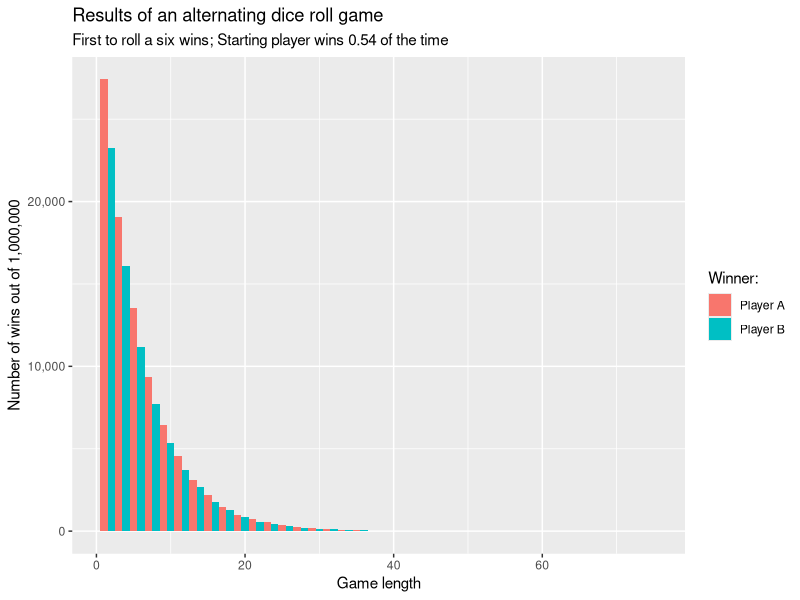
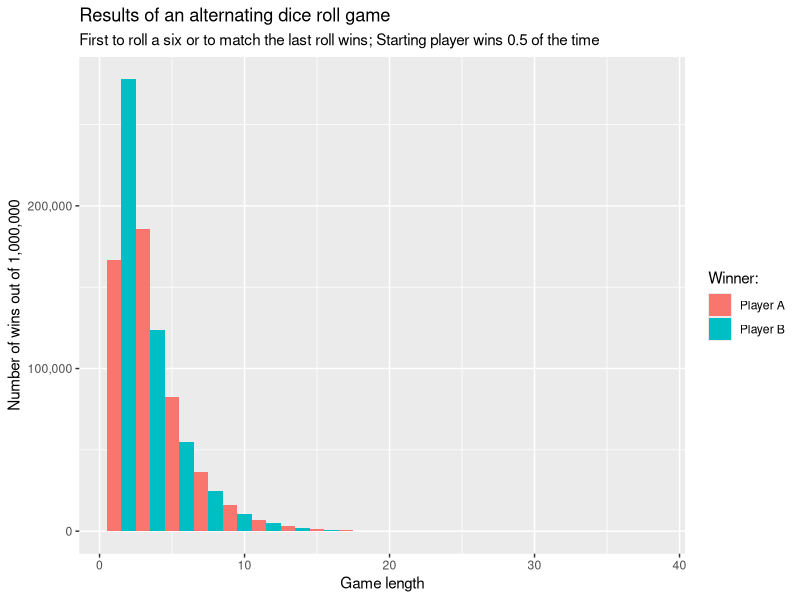

Write the R code that produced these figures, in order. (Note: this script raises an error after producing the figures.)
library(tidyverse)
library(scales)

n <- 1000000
dice <- sample(1:6, n, replace = TRUE)
wins <- which(dice == 6)

results <- data.frame(game_length = diff(c(0, wins))) %>%
  mutate(who_won = ifelse(game_length %% 2 == 1, "Player A", "Player B"))

rs <- results %>%
  group_by(who_won) %>%
  summarise(freq = n()) %>%
  ungroup() %>%
  mutate(prop = freq / sum(freq))
rs
svg("../img/0137-simple-results.svg", 8, 4)
ggplot(results, aes(x = game_length, fill = who_won)) +
  geom_histogram(binwidth = 1) +
  ggtitle("Results of an alternating dice roll game",
          paste0("First to roll a six wins; Starting player wins ", 
                 round(rs[1, "prop"], 2), " of the time")) +
  scale_y_continuous(label = comma) +
  labs(x = "Game length", fill = "Winner:", 
       y = paste("Number of wins out of", format(n, big.mark = ",", scientific = FALSE)))
dev.off()


#-----Game 2--------

#' Roll a dice and return the game 2 results for one round
#' 
#' @param last_roll the previous roll of the dice. If NA, this means we are at the beginning of the game
#' @return a list with two elements: whether it was a win based on the rule of 6, or matching the last roll; 
#' and what the latest roll of the dice is
diceroll <- function(last_roll){
  this_roll <- sample(1:6, 1)
  
  win <- this_roll %in% c(6, last_roll)
  return(list(
    win = win,
    this_roll = this_roll)
  )
}

#' Main cycle for playing "Game 2"
#' 
#' @return the number of rolls it took to win the game
dicegame <- function(){
  i <- 0
  rolls <- NA
  win <- FALSE
  while(!win){
    i <- i + 1
    dr <- diceroll(rolls[length(rolls)])
    win <- dr$win
    rolls <- c(rolls, dr$this_roll)
  }
  return(i)
}

game_length <- sapply(1:n, function(x){dicegame()})

results <- data.frame(game_length = game_length) %>%
  mutate(who_won = ifelse(game_length %% 2 == 1, "Player A", "Player B"))

results %>%
  group_by(who_won, game_length) %>%
  summarise(freq = n()) %>%
  arrange(game_length)

rs <- results %>%
  group_by(who_won) %>%
  summarise(freq = n()) %>%
  ungroup() %>%
  mutate(prop = freq / sum(freq))

rs

svg("../img/0137-game2-results.svg", 8, 4)
ggplot(results, aes(x = game_length, fill = who_won)) +
  geom_histogram(binwidth = 1) +
  ggtitle("Results of an alternating dice roll game",
          paste0("First to roll a six or to match the last roll wins; Starting player wins ", 
                 round(rs[1, "prop"], 2), " of the time")) +
  scale_y_continuous(label = comma) +
  labs(x = "Game length", fill = "Winner:", 
       y = paste("Number of wins out of", format(n, big.mark = ",", scientific = FALSE)))
dev.off()

convert_pngs("0137")
